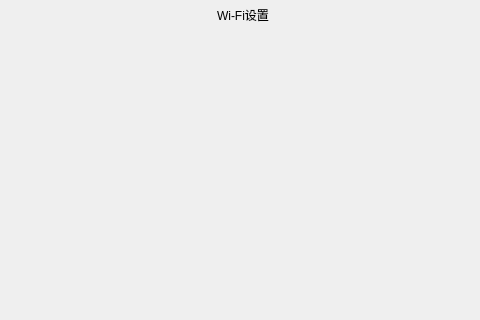
<?xml version="1.0" encoding="UTF-8"?>
<ui version="4.0">
 <class>ui_wifi_list</class>
 <widget class="QMainWindow" name="ui_wifi_list">
  <property name="geometry">
   <rect>
    <x>0</x>
    <y>0</y>
    <width>480</width>
    <height>320</height>
   </rect>
  </property>
  <property name="windowTitle">
   <string>MainWindow</string>
  </property>
  <widget class="QWidget" name="centralwidget">
   <layout class="QVBoxLayout" name="verticalLayout" stretch="1,9,0">
    <property name="spacing">
     <number>0</number>
    </property>
    <property name="leftMargin">
     <number>0</number>
    </property>
    <property name="topMargin">
     <number>0</number>
    </property>
    <property name="rightMargin">
     <number>0</number>
    </property>
    <property name="bottomMargin">
     <number>9</number>
    </property>
    <item>
     <widget class="QWidget" name="wifi_setting_title_widget" native="true">
      <property name="styleSheet">
       <string notr="true"/>
      </property>
      <layout class="QHBoxLayout" name="horizontalLayout" stretch="1,1,2,2">
       <property name="spacing">
        <number>6</number>
       </property>
       <property name="leftMargin">
        <number>0</number>
       </property>
       <property name="topMargin">
        <number>0</number>
       </property>
       <property name="rightMargin">
        <number>0</number>
       </property>
       <property name="bottomMargin">
        <number>0</number>
       </property>
       <item alignment="Qt::AlignLeft|Qt::AlignVCenter">
        <widget class="clicked_Label" name="wifi_setting_back_btn" native="true">
         <property name="text" stdset="0">
          <string/>
         </property>
        </widget>
       </item>
       <item>
        <spacer name="horizontalSpacer">
         <property name="orientation">
          <enum>Qt::Horizontal</enum>
         </property>
         <property name="sizeHint" stdset="0">
          <size>
           <width>37</width>
           <height>20</height>
          </size>
         </property>
        </spacer>
       </item>
       <item>
        <widget class="QLabel" name="wifi_setting_title_label">
         <property name="styleSheet">
          <string notr="true"/>
         </property>
         <property name="text">
          <string>Wi-Fi设置</string>
         </property>
         <property name="alignment">
          <set>Qt::AlignCenter</set>
         </property>
        </widget>
       </item>
       <item>
        <spacer name="horizontalSpacer_2">
         <property name="orientation">
          <enum>Qt::Horizontal</enum>
         </property>
         <property name="sizeHint" stdset="0">
          <size>
           <width>78</width>
           <height>20</height>
          </size>
         </property>
        </spacer>
       </item>
      </layout>
     </widget>
    </item>
    <item>
     <widget class="qtListView" name="wifi_show_listView"/>
    </item>
    <item>
     <widget class="QLabel" name="connect_label">
      <property name="text">
       <string/>
      </property>
     </widget>
    </item>
   </layout>
  </widget>
 </widget>
 <customwidgets>
  <customwidget>
   <class>clicked_Label</class>
   <extends>QWidget</extends>
   <header location="global">clicked_label.hpp</header>
  </customwidget>
  <customwidget>
   <class>qtListView</class>
   <extends>QWidget</extends>
   <header location="global">qtListView.hpp</header>
  </customwidget>
 </customwidgets>
 <resources/>
 <connections/>
</ui>
